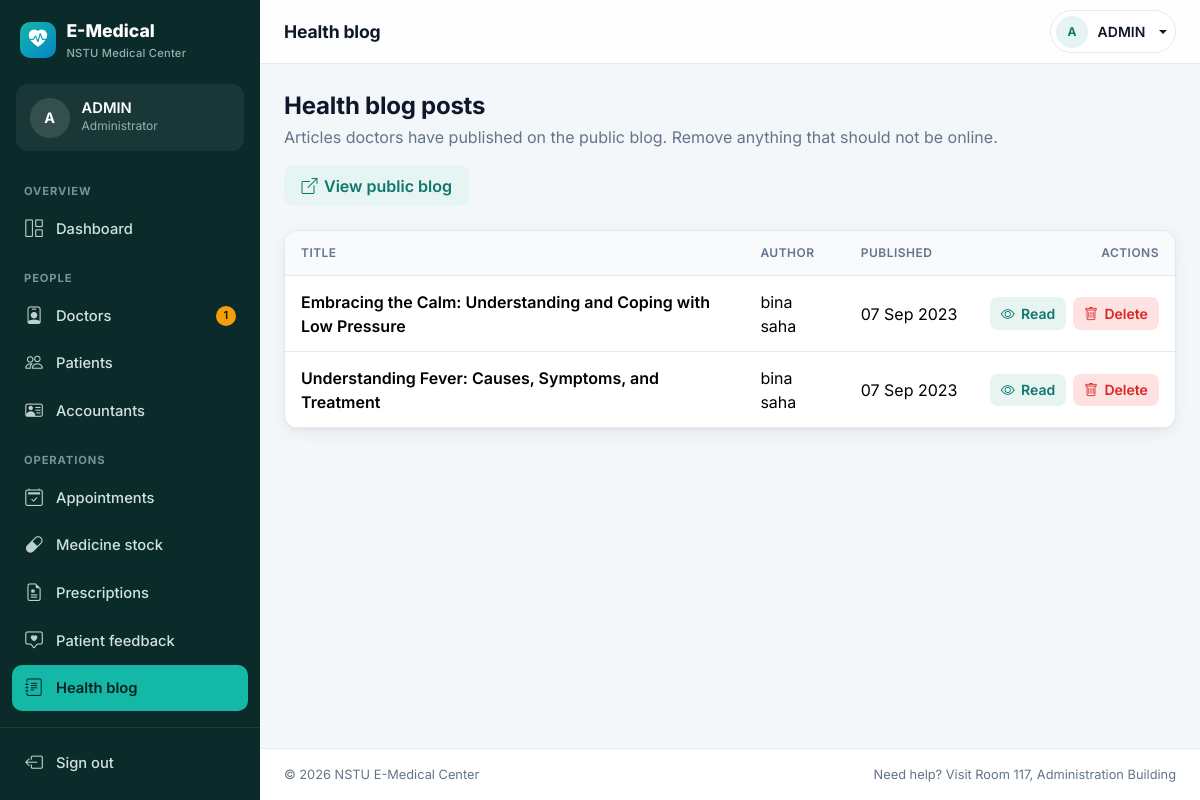
The page /admin-blog (signed in) on the database its author committed.
### hospital/models.py (models this page shows, shortened)
class Post(models.Model):
    doctor = models.ForeignKey(Doctor, on_delete=models.CASCADE,null=True)
    title = models.CharField(max_length=100)
    content = models.TextField()
    date_posted = models.DateTimeField(default=timezone.now)
    author = models.ForeignKey(User, on_delete=models.CASCADE)

### hospital/views.py (the view)
# urls.py: path('admin-blog', views.admin_blog_view,name='admin-blog'),
@role_required('admin')
def admin_blog_view(request):
    posts = Post.objects.select_related('author').order_by('-date_posted')
    return render(request, 'hospital/admin_blog.html', {'posts': posts})

### hospital/access.py (called while the page is built)
def get_role(user):
    if user is None or not user.is_authenticated:
        return None
    cached = getattr(user, '_em_role', False)
    if cached is not False:
        return cached
    groups = set(user.groups.values_list('name', flat=True))
    if 'ADMIN' in groups or user.is_superuser:
        role = ADMIN
    elif 'DOCTOR' in groups:
        role = DOCTOR
    elif 'PATIENT' in groups:
        role = PATIENT
    elif 'ACCOUNTANT' in groups:
        role = ACCOUNTANT
    else:
        role = None
    user._em_role = role
    return role

def get_profile(user):
    model = PROFILE_MODEL.get(get_role(user))
    return model.objects.filter(user=user).first() if model else None

def is_approved(user):
    role = get_role(user)
    if role == ADMIN:
        return True
    if role is None:
        return False
    profile = get_profile(user)
    return bool(profile and profile.status)

def check_access(request, roles):
    user = request.user
    if not user.is_authenticated:
        return redirect_to_login(request.get_full_path(), ROLE_LOGIN.get(roles[0], '/'))
    role = get_role(user)
    if role is None:
        messages.error(request, 'Your account has no role yet. Please contact the medical center.')
        return redirect('/')
    if role not in roles:
        allowed = ' and '.join(ROLE_LABEL[r] for r in roles)
        messages.warning(request, f'That page is only for {allowed}. Here is your dashboard instead.')
        return redirect(ROLE_HOME[role])
    if not is_approved(user):
        return redirect('afterlogin')  # shows the "waiting for approval" page
    return None

def role_required(*roles):
    def decorator(view):
        @wraps(view)
        def wrapper(request, *args, **kwargs):
            denied = check_access(request, roles)
            if denied is not None:
                return denied
            return view(request, *args, **kwargs)
        return wrapper
    return decorator

### hospital/templatetags/em_tags.py (called while the page is built)
@register.simple_tag(takes_context=True)
def active(context, *prefixes):
    request = context.get('request')
    if request is None:
        return ''
    path = request.path.rstrip('/') or '/'
    for prefix in prefixes:
        p = prefix.rstrip('/') or '/'
        if path == p or (p != '/' and path.startswith(p + '/')):
            return 'active'
    return ''

@register.filter
def initials(name):
    parts = [p for p in str(name or '').split() if p]
    if not parts:
        return '?'
    return ''.join(p[0] for p in parts[:2]).upper()

### templates/hospital/admin_blog.html (shortened to what this page needs)
{% extends 'hospital/admin_base.html' %}
{% block page_title %}Health blog{% endblock %}
{% block content %}
<div class="page-header">
  <div>
    <h1>Health blog posts</h1>
    <p>Articles doctors have published on the public blog. Remove anything that should not be online.</p>
  </div>
  <a href="/blog/" target="_blank" rel="noopener" class="btn btn-soft btn-icon"><i class="bi bi-box-arrow-up-right"></i> View public blog</a>
</div>
<div class="card table-card">
  {% if posts %}
  <div class="table-responsive">
    <table class="table table-hover">
      <thead><tr><th>Title</th><th>Author</th><th>Published</th><th class="text-end">Actions</th></tr></thead>
      <tbody>
      {% for post in posts %}
        <tr>
          <td class="fw-semibold">{{ post.title }}</td>
          <td>{{ post.author.get_full_name|default:post.author.username }}</td>
          <td class="text-nowrap">{{ post.date_posted|date:"d M Y" }}</td>
          <td>
            <div class="cell-actions">
              <a class="btn btn-sm btn-soft btn-icon" href="{% url 'post-detail' post.id %}" target="_blank" rel="noopener"><i class="bi bi-eye"></i> Read</a>
              <a class="btn btn-sm btn-soft-danger btn-icon" href="{% url 'post-delete' post.id %}"><i class="bi bi-trash"></i> Delete</a>
            </div>
          </td>
        </tr>
      {% endfor %}
      </tbody>
    </table>
  </div>
  {% else %}
    {% include 'hospital/partials/empty_state.html' with icon="bi-journal-text" title="No posts yet" text="Doctors haven't published any articles." %}
  {% endif %}
</div>
{% endblock content %}

### templates/hospital/app_base.html (shortened to what this page needs)
{% extends 'hospital/base.html' %}
{% block body %}
<aside class="app-sidebar" id="appSidebar" aria-label="Main navigation">
  <a class="sidebar-brand" href="/afterlogin">
    <span class="brand-mark"><i class="bi bi-heart-pulse-fill"></i></span>
    <span>E-Medical<small>NSTU Medical Center</small></span>
  </a>
  <div class="sidebar-profile">
    {% include 'hospital/partials/avatar.html' with pic=nav_profile.profile_pic name=request.user.get_full_name|default:request.user.username %}
    <div class="min-w-0">
      <div class="name text-truncate">{{ request.user.get_full_name|default:request.user.username }}</div>
      <div class="role">{% block role_label %}{% endblock %}</div>
    </div>
  </div>
  <nav class="sidebar-nav">
    {% block sidebar_nav %}{% endblock %}
  </nav>
  <div class="sidebar-footer">
    <form method="post" action="{% url 'logout' %}" class="m-0">{% csrf_token %}
      <button type="submit" class="sidebar-link w-100 border-0 bg-transparent text-start"><i class="bi bi-box-arrow-left"></i>Sign out</button>
    </form>
  </div>
</aside>
<div class="app-main">
  <header class="app-topbar">
    <h1 class="page-title">{% block page_title %}Dashboard{% endblock %}</h1>
    <div class="topbar-right">
      <div class="dropdown">
        <a href="#" class="topbar-user dropdown-toggle" data-bs-toggle="dropdown" aria-expanded="false">
          {% include 'hospital/partials/avatar.html' with pic=nav_profile.profile_pic name=request.user.get_full_name|default:request.user.username cls='avatar-sm' %}
          <span class="name">{{ request.user.first_name|default:request.user.username }}</span>
        </a>
      </div>
    </div>
  </header>
  <main class="app-content">
    {% block content %}{% endblock content %}
  </main>
  <footer class="app-footer d-flex flex-wrap justify-content-between gap-2">
    <span>&copy; {% now "Y" %} NSTU E-Medical Center</span>
    <span>Need help? Visit Room 117, Administration Building</span>
  </footer>
</div>
{% endblock body %}

### templates/hospital/partials/avatar.html (shortened to what this page needs)
{% load static em_tags %}{% if pic %}<img src="{% static pic.url %}" alt="{{ name }}" class="avatar {{ cls }}">{% else %}<span class="avatar {{ cls }}" aria-hidden="true">{{ name|initials }}</span>{% endif %}

### rows shown on the page
Post: title "Embracing the Calm: Understanding and Coping with Low Pressure", author.get_full_name "bina saha", date_posted "07 Sep 2023"
Post: title "Understanding Fever: Causes, Symptoms, and Treatment", author.get_full_name "bina saha", date_posted "07 Sep 2023"

### other values the page prints
{{ name|initials }} "A A"
{{ request.user.get_full_name|default:request.user.username }} "ADMIN"
{{ nav_pending.doctors }} "1"
{{ request.user.first_name|default:request.user.username }} "ADMIN"
